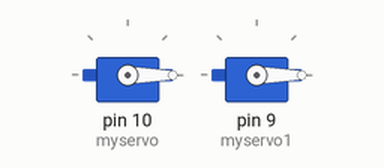
The sketch below on a simulated Arduino Uno, built with avr-gcc and run on an emulated ATmega328P. Parts: 2 × servo. What the sketch prints to the serial monitor is not drawn.

Above: at 0.05 s.
At 3.0 s:
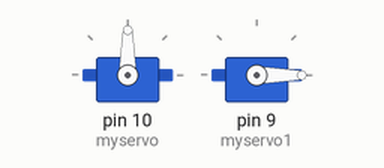
At 6.0 s:
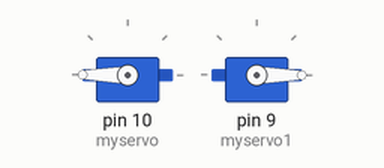
Timing chart, 0 to 7.8 s (numbered marks = the images above):
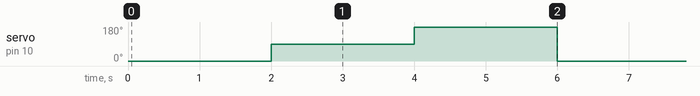

Measured:
- by itself, servo on pin 10 (myservo): repeats every 6.0 s: 180° 2.0 s, 0° 2.0 s, 90° 2.0 s

The sketch:

test_servo.ino
```cpp
/* Sweep */

#include <Servo.h>

Servo myservo;  // create servo object to control a servo
Servo myservo1;
// twelve servo objects can be created on most boards

int pos = 0;

void setup() {
  myservo.attach(10);  // attaches the servo on pin 9 to the servo object
  myservo1.attach(9);
  Serial.begin(9600);
}

void loop() {
  Serial.println(myservo.read());
  myservo.write(0);
  myservo1.write(0);
  delay(2000);
  myservo.write(90);
  delay(2000);
  myservo.write(180);
  delay(2000);
}
```
